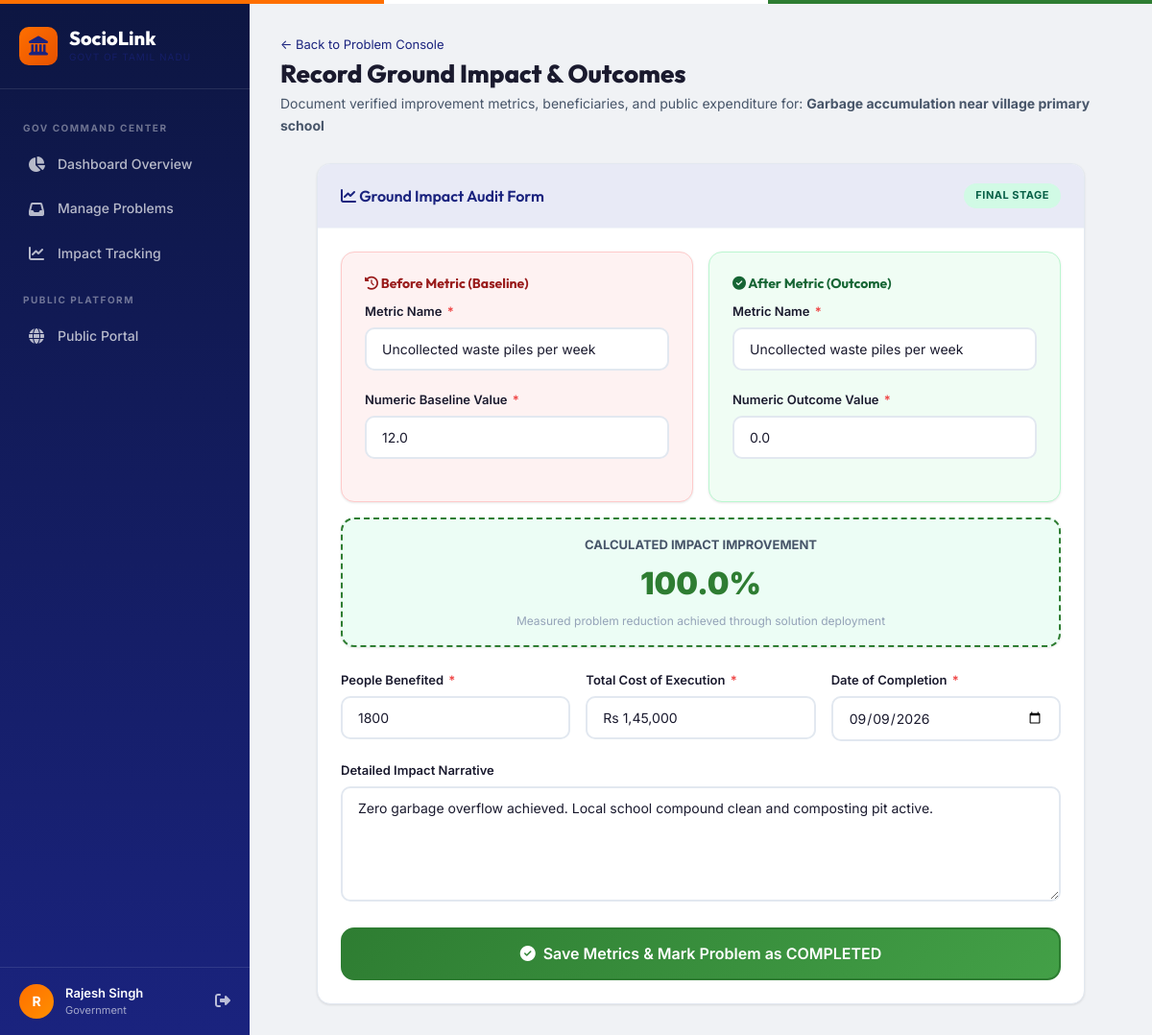
Page /gov/impact/11 (signed in) on the committed database.
### tables this page shows
CREATE TABLE problems (
            id INTEGER PRIMARY KEY AUTOINCREMENT,
            user_id INTEGER NOT NULL,
            title TEXT NOT NULL,
            description TEXT NOT NULL,
            location TEXT,
            category TEXT,
            sub_category TEXT,
            priority TEXT DEFAULT 'MEDIUM',
            status TEXT DEFAULT 'REPORTED' CHECK(status IN (
                'REPORTED', 'VERIFIED', 'UNDER_REVIEW', 
                'SOLUTION_SELECTED', 'IN_PROGRESS', 'COMPLETED', 'REJECTED'
            )),
            image_path TEXT,
            ai_category TEXT,
            ai_sub_category TEXT,
            ai_priority TEXT,
            ai_confidence REAL,
            support_count INTEGER DEFAULT 0,
            department_id INTEGER,
            verified_by INTEGER,
            verified_at TIMESTAMP,
            created_at TIMESTAMP DEFAULT CURRENT_TIMESTAMP,
            FOREIGN KEY (user_id) REFERENCES users(id),
            FOREIGN KEY (department_id) REFERENCES departments(id),
            FOREIGN KEY (verified_by) REFERENCES users(id)
        );

CREATE TABLE impact_metrics (
            id INTEGER PRIMARY KEY AUTOINCREMENT,
            problem_id INTEGER NOT NULL UNIQUE,
            before_metric TEXT,
            before_value REAL,
            after_metric TEXT,
            after_value REAL,
            people_benefited INTEGER,
            implementation_cost TEXT,
            completion_date TEXT,
            description TEXT,
            improvement_percentage REAL,
            created_at TIMESTAMP DEFAULT CURRENT_TIMESTAMP,
            FOREIGN KEY (problem_id) REFERENCES problems(id)
        );

### routes/government.py (the view, shortened to what this page needs)
@government_bp.route('/impact/<int:problem_id>', methods=['GET', 'POST'])
@login_required
@role_required('government')
def record_impact(problem_id):
    db = get_db()
    problem = db.execute("SELECT * FROM problems WHERE id = ?", (problem_id,)).fetchone()
    if not problem:
        flash('Problem not found.', 'danger')
        db.close()
        return redirect(url_for('government.dashboard'))
    existing_impact = db.execute("SELECT * FROM impact_metrics WHERE problem_id = ?", (problem_id,)).fetchone()
    db.close()
    return render_template('impact_form.html', problem=problem, impact=existing_impact)

### app.py (called while the page is built)
@app.context_processor
def inject_globals():
    return {
        'current_user': {
            'id': session.get('user_id'),
            'name': session.get('user_name'),
            'email': session.get('email'),
            'role': session.get('role'),
            'organization': session.get('organization'),
        } if 'user_id' in session else None
    }

### auth.py (called while the page is built)
def login_required(f):
    @wraps(f)
    def decorated_function(*args, **kwargs):
        if 'user_id' not in session:
            flash('Please log in to access this page.', 'warning')
            return redirect(url_for('auth.login'))
        return f(*args, **kwargs)
    return decorated_function

def role_required(*roles):
    def decorator(f):
        @wraps(f)
        def decorated_function(*args, **kwargs):
            if 'user_id' not in session:
                flash('Please log in to access this page.', 'warning')
                return redirect(url_for('auth.login'))
            if session.get('role') not in roles:
                flash('You do not have permission to access this page.', 'danger')
                return redirect(url_for('main.index'))
            return f(*args, **kwargs)
        return decorated_function
    return decorator

### database.py (called while the page is built)
def get_db():
    db = sqlite3.connect(DATABASE)
    db.row_factory = sqlite3.Row
    db.execute("PRAGMA foreign_keys = ON")
    return db

### templates/impact_form.html (shortened to what this page needs)
{% extends "base.html" %}
{% block content %}
<div class="page-header flex justify-between items-center flex-wrap gap-2">
    <div>
        <div style="font-size: 13px; color: var(--text-muted); margin-bottom: 4px;">
            <a href="{{ url_for('government.view_problem', problem_id=problem.id) }}">&larr; Back to Problem Console</a>
        </div>
        <h1>Record Ground Impact & Outcomes</h1>
        <p>Document verified improvement metrics, beneficiaries, and public expenditure for: <strong>{{ problem.title }}</strong></p>
    </div>
</div>
<div class="card" style="max-width: 800px; margin: 0 auto;">
    <div class="card-header" style="background: var(--primary-50);">
        <h3 style="color: var(--primary);"><i class="fa-solid fa-chart-line"></i> Ground Impact Audit Form</h3>
        <span class="badge badge-completed">Final Stage</span>
    </div>
    <div class="card-body">
        <form action="{{ url_for('government.record_impact', problem_id=problem.id) }}" method="POST">
            <div class="grid grid-2 gap-2">
                <div class="card card-body" style="background: #fef2f2; border: 1px solid #fecaca;">
                    <h4 style="font-size: 14px; color: #991b1b; margin-bottom: 10px;">
                        <i class="fa-solid fa-clock-rotate-left"></i> Before Metric (Baseline)
                    </h4>
                    <div class="form-group">
                        <label for="before_metric">Metric Name <span class="required">*</span></label>
                        <input type="text" id="before_metric" name="before_metric" class="form-control"
                               placeholder="e.g. Complaints per month or Turbidity NTU"
                               value="{{ impact.before_metric if impact else 'Citizen complaints per month' }}" required>
                    </div>
                    <div class="form-group mb-0">
                        <label for="before_value">Numeric Baseline Value <span class="required">*</span></label>
                        <input type="number" step="any" id="before_value" name="before_value" class="form-control"
                               placeholder="e.g. 120"
                               value="{{ impact.before_value if impact else '120' }}" required oninput="calculateImprovement()">
                    </div>
                </div>
                <div class="card card-body" style="background: #f0fdf4; border: 1px solid #bbf7d0;">
                    <h4 style="font-size: 14px; color: #166534; margin-bottom: 10px;">
                        <i class="fa-solid fa-circle-check"></i> After Metric (Outcome)
                    </h4>
                    <div class="form-group">
                        <label for="after_metric">Metric Name <span class="required">*</span></label>
                        <input type="text" id="after_metric" name="after_metric" class="form-control"
                               placeholder="e.g. Complaints per month"
                               value="{{ impact.after_metric if impact else 'Citizen complaints per month' }}" required>
                    </div>
                    <div class="form-group mb-0">
                        <label for="after_value">Numeric Outcome Value <span class="required">*</span></label>
                        <input type="number" step="any" id="after_value" name="after_value" class="form-control"
                               placeholder="e.g. 35"
                               value="{{ impact.after_value if impact else '35' }}" required oninput="calculateImprovement()">
                    </div>
                </div>
            </div>
            <div id="improvementBanner" class="card mt-2 mb-3 text-center" style="padding: 16px; background: #ecfdf5; border: 2px dashed var(--green);">
                <div style="font-size: 13px; color: var(--text-secondary); text-transform: uppercase; font-weight: 700;">Calculated Impact Improvement</div>
                <div id="improvementVal" style="font-size: 32px; font-weight: 900; color: var(--green); margin: 4px 0;">70.8%</div>
                <div style="font-size: 12px; color: var(--text-muted);">Measured problem reduction achieved through solution deployment</div>
            </div>
            <div class="grid grid-3 gap-2">
                <div class="form-group">
                    <label for="people_benefited">People Benefited <span class="required">*</span></label>
                    <input type="number" id="people_benefited" name="people_benefited" class="form-control"
                           placeholder="e.g. 2500" value="{{ impact.people_benefited if impact else '2500' }}" required>
                </div>
                <div class="form-group">
                    <label for="implementation_cost">Total Cost of Execution <span class="required">*</span></label>
                    <input type="text" id="implementation_cost" name="implementation_cost" class="form-control"
                           placeholder="e.g. ₹4,50,000" value="{{ impact.implementation_cost if impact else '₹4,50,000' }}" required>
                </div>
                <div class="form-group">
                    <label for="completion_date">Date of Completion <span class="required">*</span></label>
                    <input type="date" id="completion_date" name="completion_date" class="form-control"
                           value="{{ impact.completion_date if impact else '' }}" required>
                </div>
            </div>
            <div class="form-group">
                <label for="description">Detailed Impact Narrative</label>
                <textarea id="description" name="description" class="form-control" rows="4"
                          placeholder="Describe the physical installation, citizen response, and sustainability protocol...">{{ impact.description if impact else 'Decentralized solar water purification unit successfully commissioned with automated UV filtration and 5000 L/day output. Water testing confirms zero bacterial count.' }}</textarea>
            </div>
            <button type="submit" class="btn btn-green btn-lg" style="width: 100%;">
                <i class="fa-solid fa-circle-check"></i> Save Metrics & Mark Problem as COMPLETED
            </button>
        </form>
    </div>
</div>
{% endblock %}

### static/css/style.css (style rules this page uses)
:root { --primary: #1a237e; --primary-light: #283593; --primary-dark: #0d1642; --primary-50: #e8eaf6; --primary-100: #c5cae9; --primary-200: #9fa8da; --saffron: #ff6f00; --saffron-light: #ff8f00; --saffron-dark: #e65100; --green: #2e7d32; --green-light: #43a047; --green-dark: #1b5e20; --bg: #f0f2f5; --bg-alt: #e8ecf1; --surface: #ffffff; --surface-alt: #f8f9fb; --border: #e2e8f0; --border-light: #f1f5f9; --text: #1a1a2e; --text-secondary: #475569; --text-muted: #94a3b8; --text-inverse: #ffffff; --status-reported: #f59e0b; --status-verified: #3b82f6; --status-review: #8b5cf6; --status-selected: #6366f1; --status-progress: #f97316; --status-completed: #10b981; --status-rejected: #ef4444; --priority-high: #ef4444; --priority-medium: #f59e0b; --priority-low: #10b981; --shadow-sm: 0 1px 3px rgba(0, 0, 0, 0.06), 0 1px 2px rgba(0, 0, 0, 0.04); --shadow: 0 4px 6px -1px rgba(0, 0, 0, 0.07), 0 2px 4px -2px rgba(0, 0, 0, 0.05); --shadow-md: 0 10px 15px -3px rgba(0, 0, 0, 0.08), 0 4px 6px -4px rgba(0, 0, 0, 0.05); --shadow-lg: 0 20px 25px -5px rgba(0, 0, 0, 0.1), 0 8px 10px -6px rgba(0, 0, 0, 0.05); --shadow-xl: 0 25px 50px -12px rgba(0, 0, 0, 0.15); --radius-sm: 6px; --radius: 10px; --radius-lg: 14px; --radius-xl: 20px; --radius-full: 50%; --sidebar-width: 260px; --topbar-height: 64px; --transition-fast: 150ms ease; --transition: 250ms ease; --transition-slow: 400ms ease; }
*, *::before, *::after { box-sizing: border-box; margin: 0; padding: 0; }
html { scroll-behavior: smooth; -webkit-font-smoothing: antialiased; -moz-osx-font-smoothing: grayscale; }
body { font-family: 'Inter', -apple-system, BlinkMacSystemFont, 'Segoe UI', sans-serif; background: var(--bg); color: var(--text); line-height: 1.6; min-height: 100vh; }
a { text-decoration: none; color: var(--primary); transition: color var(--transition-fast); }
h1, h2, h3, h4, h5, h6 { font-family: 'Outfit', 'Inter', sans-serif; font-weight: 700; line-height: 1.25; color: var(--text); }
.text-center { text-align: center; }
.mt-2 { margin-top: 16px; }
.mb-3 { margin-bottom: 24px; }
.gap-2 { gap: 16px; }
.flex { display: flex; }
.flex-wrap { flex-wrap: wrap; }
.items-center { align-items: center; }
.justify-between { justify-content: space-between; }
.grid { display: grid; }
.grid-2 { grid-template-columns: repeat(2, 1fr); }
.grid-3 { grid-template-columns: repeat(3, 1fr); }
.btn { display: inline-flex; align-items: center; justify-content: center; gap: 8px; padding: 10px 22px; font-family: 'Inter', sans-serif; font-size: 14px; font-weight: 600; border-radius: var(--radius); border: 2px solid transparent; cursor: pointer; transition: all var(--transition); white-space: nowrap; text-decoration: none; line-height: 1.4; }
.btn-green { background: linear-gradient(135deg, var(--green) 0%, var(--green-light) 100%); color: var(--text-inverse); border-color: var(--green); }
.btn-lg { padding: 14px 32px; font-size: 16px; border-radius: var(--radius-lg); }
.card { background: var(--surface); border-radius: var(--radius-lg); border: 1px solid var(--border); box-shadow: var(--shadow-sm); overflow: hidden; transition: all var(--transition); }
.card-header { padding: 20px 24px; border-bottom: 1px solid var(--border-light); display: flex; align-items: center; justify-content: space-between; }
.card-header h3 { font-size: 16px; font-weight: 600; }
.card-body { padding: 24px; }
.badge { display: inline-flex; align-items: center; gap: 4px; padding: 4px 12px; font-size: 11px; font-weight: 700; border-radius: 50px; text-transform: uppercase; letter-spacing: 0.5px; }
.badge-completed { background: #d1fae5; color: #065f46; }
.form-group { margin-bottom: 20px; }
.form-group label { display: block; font-size: 13px; font-weight: 600; color: var(--text); margin-bottom: 6px; }
.form-group label .required { color: #ef4444; margin-left: 2px; }
.form-control { width: 100%; padding: 12px 16px; font-family: 'Inter', sans-serif; font-size: 14px; color: var(--text); background: var(--surface); border: 2px solid var(--border); border-radius: var(--radius); transition: all var(--transition-fast); outline: none; }
.form-control::placeholder { color: var(--text-muted); }
textarea.form-control { min-height: 120px; resize: vertical; }
.page-header { margin-bottom: 28px; }
.page-header h1 { font-size: 26px; font-weight: 800; color: var(--text); }
.page-header p { font-size: 14px; color: var(--text-secondary); margin-top: 4px; }

### rows in the picture
problems: title "Garbage accumulation near village primary school"
impact_metrics: before_metric "Uncollected waste piles per week", before_value "12.0", after_metric "Uncollected waste piles per week", after_value "0.0", people_benefited "1800", implementation_cost "Rs 1,45,000", completion_date "09/09/2026", description "Zero garbage overflow achieved. Local school compound clean and composting pit active."

### other values in the picture
{{ current_user.name[0]|upper }} "R"
{{ current_user.name }} "Rajesh Singh"
{{ current_user.role }} "Government"
